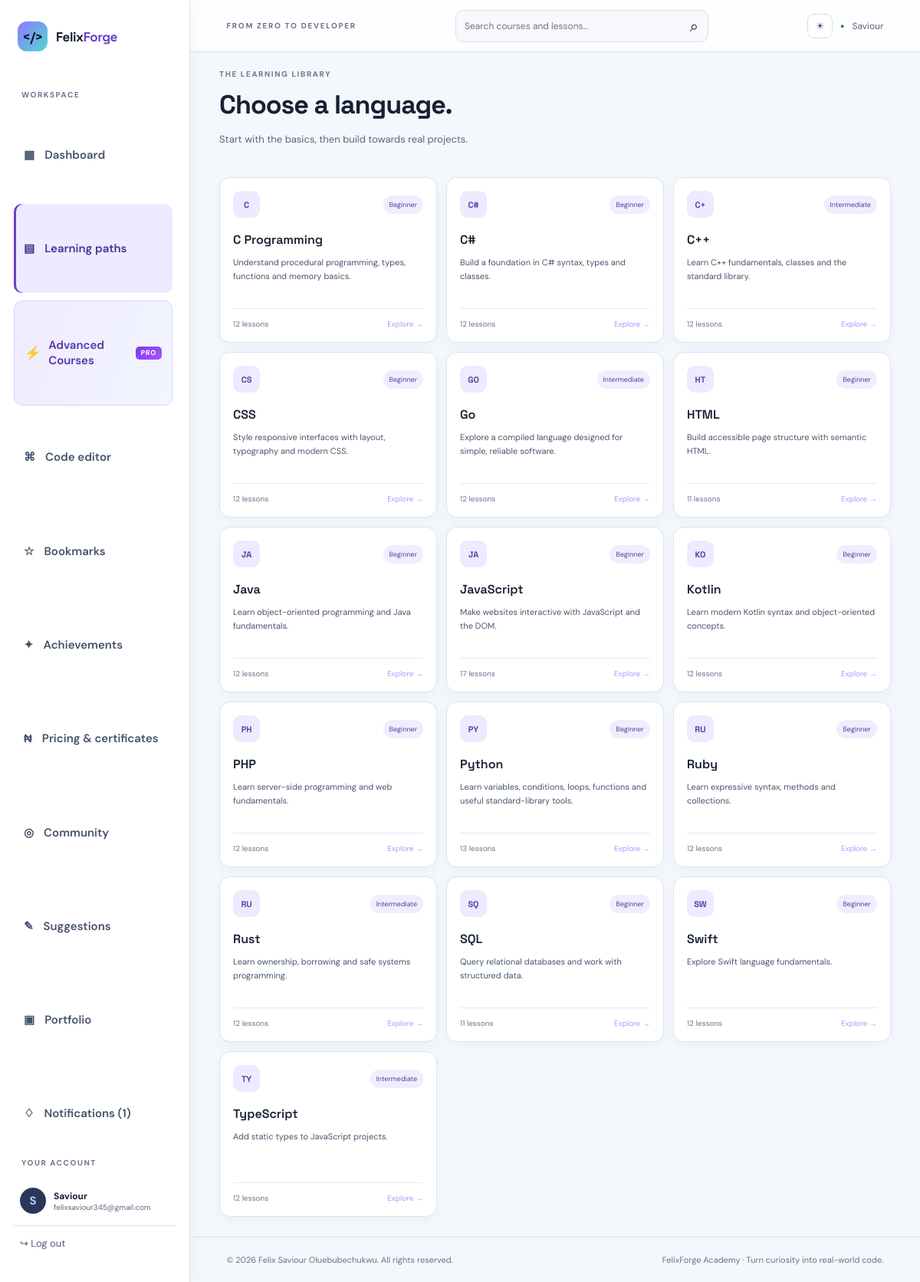
Screenshot of /courses (signed in) with the database file from the repository.
### app.py (models this page shows, shortened)
class User(UserMixin, db.Model):
    id = db.Column(db.Integer, primary_key=True)
    username = db.Column(db.String(32), unique=True, nullable=False)
    email = db.Column(db.String(254), unique=True, nullable=False)
    password_hash = db.Column(db.String(255), nullable=False)
    created_at = db.Column(db.DateTime, default=datetime.utcnow)
    projects = db.relationship('Project', backref='owner', cascade='all, delete-orphan')
    progress = db.relationship('Progress', backref='learner', cascade='all, delete-orphan')
    quiz_results = db.relationship('QuizResult', back_populates='learner', cascade='all, delete-orphan')

class Course(db.Model):
    id = db.Column(db.Integer, primary_key=True)
    slug = db.Column(db.String(40), unique=True, nullable=False)
    title = db.Column(db.String(80), nullable=False)
    level = db.Column(db.String(30), default='Beginner')
    description = db.Column(db.Text, default='')
    language = db.Column(db.String(30), nullable=False)
    access_level = db.Column(db.String(20), nullable=False, default='free')
    lessons = db.relationship('Lesson', backref='course', cascade='all, delete-orphan', order_by='Lesson.position')

### app.py (the view)
@app.route('/courses')
@login_required
def courses():
    visible_courses = Course.query.filter_by(access_level='free').order_by(Course.title).all()
    if can_access_advanced_courses():
        visible_courses += Course.query.filter_by(access_level='premium').order_by(Course.title).all()
    return render_template('courses.html', courses=visible_courses)

### app.py (called while the page is built)
@login_manager.user_loader
def load_user(user_id): return db.session.get(User, int(user_id))

def is_admin_user():
    admin_email = app.config.get('ADMIN_EMAIL', '')
    return bool(
        current_user.is_authenticated
        and app.config.get('ADMIN_ENABLED')
        and admin_email
        and current_user.email.lower() == admin_email
    )

def has_active_premium_membership(user_id):
    now = datetime.utcnow()
    return MembershipPayment.query.filter(
        MembershipPayment.user_id == user_id,
        MembershipPayment.plan.in_(['monthly', 'annual']),
        MembershipPayment.status == 'paid',
        MembershipPayment.starts_at.isnot(None),
        MembershipPayment.starts_at <= now,
        MembershipPayment.ends_at.isnot(None),
        MembershipPayment.ends_at > now,
    ).first() is not None

def can_access_advanced_courses():
    return bool(current_user.is_authenticated and (
        is_admin_user() or has_active_premium_membership(current_user.id)
    ))

@app.before_request
def record_daily_activity():
    if current_user.is_authenticated and request.endpoint not in {'static', 'logout'}:
        today = datetime.utcnow().date()
        activity = UserActivity.query.filter_by(user_id=current_user.id, activity_date=today).first()
        if activity is None:
            db.session.add(UserActivity(user_id=current_user.id, activity_date=today, last_seen_at=datetime.utcnow()))
        try:
            db.session.commit()
        except Exception:
            db.session.rollback()
            app.logger.exception('Could not record learner activity')

### templates/courses.html
{% extends 'base.html' %}{% block title %}Learning paths — FelixForge Academy{% endblock %}{% block content %}<div class="page-heading"><div><div class="eyebrow">THE LEARNING LIBRARY</div><h1>Choose a language.</h1><p>Start with the basics, then build towards real projects.</p></div></div><div class="course-grid all-courses">{% for c in courses %}<a class="course-card" href="{{ url_for('course_detail',slug=c.slug) }}"><div class="course-top"><span class="language-icon">{{ c.language[:2]|upper }}</span><span class="level-tag">{{ c.level }}</span></div><h3>{{ c.title }}</h3><p>{{ c.description }}</p><div class="course-bottom"><span>{{ c.lessons|length }} lessons</span><span>Explore →</span></div></a>{% endfor %}</div>{% endblock %}

### templates/base.html (shortened to what this page needs)
<!doctype html>
<html lang="en">
<head>
<link rel="stylesheet" href="{{ url_for('static',filename='style.css') }}">
</head>
<body>
<div class="shell">
<aside class="sidebar">
<a class="brand" href="{{ url_for('home') }}"><span class="brand-mark">&lt;/&gt;</span><span>Felix<span class="brand-muted">Forge</span></span></a>
<div class="side-label">WORKSPACE</div>
<nav>
<a href="{{ url_for('dashboard') }}" class="nav-link {% if request.endpoint=='dashboard' %}active{% endif %}">▦ <span>Dashboard</span></a>
<a href="{{ url_for('courses') }}" class="nav-link {% if request.endpoint=='courses' or (request.endpoint in ['course_detail','lesson_detail','course_practice'] and not advanced_nav_active) %}active{% endif %}">▤ <span>Learning paths</span></a>
<a href="{{ url_for('advanced_courses') }}" class="nav-link advanced-nav-link {% if advanced_nav_active %}active{% endif %}"><strong class="advanced-icon">⚡</strong><span>Advanced Courses</span><span class="advanced-badge">PRO</span></a>
<a href="{{ url_for('editor') }}" class="nav-link {% if request.endpoint=='editor' %}active{% endif %}">⌘ <span>Code editor</span></a>
<a href="{{ url_for('bookmarks') }}" class="nav-link">☆ <span>Bookmarks</span></a>
<a href="{{ url_for('achievements') }}" class="nav-link">✦ <span>Achievements</span></a>
<a href="{{ url_for('monetization_plan') }}" class="nav-link {% if request.endpoint=='monetization_plan' %}active{% endif %}">₦ <span>Pricing & certificates</span></a>
<a href="{{ url_for('community') }}" class="nav-link">◎ <span>Community</span></a>
<a href="{{ url_for('suggestions') }}" class="nav-link {% if request.endpoint=='suggestions' %}active{% endif %}">✎ <span>Suggestions</span></a>
<a href="{{ url_for('portfolio') }}" class="nav-link">▣ <span>Portfolio</span></a>
<a href="{{ url_for('notifications') }}" class="nav-link">♢ <span>Notifications{% if unread_notifications %} ({{ unread_notifications }}){% endif %}</span></a>
</nav>
<div class="side-bottom"><div class="side-label">YOUR ACCOUNT</div>
<div class="user-mini"><div class="avatar">{{ (current_user.username[0] if current_user.is_authenticated else 'F')|upper }}</div><div><b>{{ current_user.username if current_user.is_authenticated else 'Guest learner' }}</b><small>{{ current_user.email if current_user.is_authenticated else 'Start learning today' }}</small></div></div>
{% if current_user.is_authenticated %}<form method="post" action="{{ url_for('logout') }}"><input type="hidden" name="csrf_token" value="{{ csrf_token() }}"><button class="logout-link">↪ Log out</button></form>{% else %}<a class="logout-link" href="{{ url_for('login') }}">↪ Log in</a>{% endif %}
</div>
</aside>
<main class="main">
<header class="topbar"><div class="mobile-brand">&lt;/&gt; FelixForge Academy</div><div class="crumb">FROM ZERO TO DEVELOPER</div>
<form class="global-search" action="{{ url_for('search') }}" method="get"><input name="q" type="search" placeholder="Search courses and lessons…" aria-label="Search courses and lessons"><button aria-label="Search">⌕</button></form>
<div class="top-actions"><button type="button" class="theme-toggle" id="themeToggle" aria-label="Toggle colour theme" aria-pressed="false">◐</button>
{% if current_user.is_authenticated %}<span class="online-dot">●</span><span class="top-user"><a href="{{ url_for('profile') }}">{{ current_user.username }}</a></span>{% else %}<a class="button button-small" href="{{ url_for('login') }}">Log in</a>{% endif %}</div>
</header>
<section class="page">{% block content %}{% endblock %}</section>
<footer>© {{ year }} Felix Saviour Oluebubechukwu. All rights reserved. <span>FelixForge Academy · Turn curiosity into real-world code.</span></footer>
</main></div>
</body></html>

### rows the page displays
User: username "S", username "Saviour", email "felixsaviour345@gmail.com"
Course: language "C", level "Beginner", title "C Programming", description "Understand procedural programming, types, functions and memory basics.", lessons|length "12"
Course: language "C#", level "Beginner", title "C#", description "Build a foundation in C# syntax, types and classes.", lessons|length "12"
Course: language "C+", level "Intermediate", title "C++", description "Learn C++ fundamentals, classes and the standard library.", lessons|length "12"
Course: language "CS", level "Beginner", title "CSS", description "Style responsive interfaces with layout, typography and modern CSS.", lessons|length "12"
Course: language "GO", level "Intermediate", title "Go", description "Explore a compiled language designed for simple, reliable software.", lessons|length "12"
Course: language "HT", level "Beginner", title "HTML", description "Build accessible page structure with semantic HTML.", lessons|length "11"
Course: language "JA", level "Beginner", title "Java", description "Learn object-oriented programming and Java fundamentals.", lessons|length "12"
Course: language "JA", level "Beginner", title "JavaScript", description "Make websites interactive with JavaScript and the DOM.", lessons|length "17"
Course: language "KO", level "Beginner", title "Kotlin", description "Learn modern Kotlin syntax and object-oriented concepts.", lessons|length "12"
Course: language "PH", level "Beginner", title "PHP", description "Learn server-side programming and web fundamentals.", lessons|length "12"
Course: language "PY", level "Beginner", title "Python", description "Learn variables, conditions, loops, functions and useful standard-library tools.", lessons|length "13"
Course: language "RU", level "Beginner", title "Ruby", description "Learn expressive syntax, methods and collections.", lessons|length "12"
Course: language "RU", level "Intermediate", title "Rust", description "Learn ownership, borrowing and safe systems programming.", lessons|length "12"
Course: language "SQ", level "Beginner", title "SQL", description "Query relational databases and work with structured data.", lessons|length "11"
Course: language "SW", level "Beginner", title "Swift", description "Explore Swift language fundamentals.", lessons|length "12"
Course: language "TY", level "Intermediate", title "TypeScript", description "Add static types to JavaScript projects.", lessons|length "12"

### other values shown
{{ unread_notifications }} "1"
